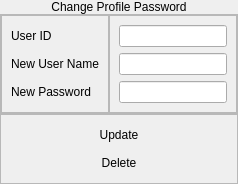
                     <widget class="QFrame" name="frame_146">
                      <property name="sizePolicy">
                       <sizepolicy hsizetype="Preferred" vsizetype="Preferred">
                        <horstretch>0</horstretch>
                        <verstretch>0</verstretch>
                       </sizepolicy>
                      </property>
                      <property name="frameShape">
                       <enum>QFrame::NoFrame</enum>
                      </property>
                      <property name="frameShadow">
                       <enum>QFrame::Plain</enum>
                      </property>
                      <layout class="QVBoxLayout" name="verticalLayout_100">
                       <property name="spacing">
                        <number>0</number>
                       </property>
                       <property name="leftMargin">
                        <number>0</number>
                       </property>
                       <property name="topMargin">
                        <number>0</number>
                       </property>
                       <property name="rightMargin">
                        <number>0</number>
                       </property>
                       <property name="bottomMargin">
                        <number>0</number>
                       </property>
                       <item alignment="Qt::AlignTop">
                        <widget class="QLabel" name="label_67">
                         <property name="styleSheet">
                          <string notr="true">font: 16pt &quot;Century Gothic&quot;;</string>
                         </property>
                         <property name="text">
                          <string>Change Profile Password</string>
                         </property>
                         <property name="alignment">
                          <set>Qt::AlignCenter</set>
                         </property>
                        </widget>
                       </item>
                       <item>
                        <widget class="QFrame" name="frame_8">
                         <property name="frameShape">
                          <enum>QFrame::StyledPanel</enum>
                         </property>
                         <property name="frameShadow">
                          <enum>QFrame::Raised</enum>
                         </property>
                         <layout class="QHBoxLayout" name="horizontalLayout_43">
                          <property name="spacing">
                           <number>0</number>
                          </property>
                          <property name="leftMargin">
                           <number>0</number>
                          </property>
                          <property name="topMargin">
                           <number>0</number>
                          </property>
                          <property name="rightMargin">
                           <number>0</number>
                          </property>
                          <property name="bottomMargin">
                           <number>0</number>
                          </property>
                          <item>
                           <widget class="QFrame" name="frame_9">
                            <property name="frameShape">
                             <enum>QFrame::StyledPanel</enum>
                            </property>
                            <property name="frameShadow">
                             <enum>QFrame::Raised</enum>
                            </property>
                            <layout class="QVBoxLayout" name="verticalLayout_101">
                             <item>
                              <widget class="QLabel" name="label_87">
                               <property name="styleSheet">
                                <string notr="true">font: 12pt &quot;Century Gothic&quot;;
</string>
                               </property>
                               <property name="text">
                                <string>User ID</string>
                               </property>
                              </widget>
                             </item>
                             <item>
                              <widget class="QLabel" name="label_68">
                               <property name="styleSheet">
                                <string notr="true">font: 12pt &quot;Century Gothic&quot;;</string>
                               </property>
                               <property name="text">
                                <string>New User Name</string>
                               </property>
                              </widget>
                             </item>
                             <item>
                              <widget class="QLabel" name="label_70">
                               <property name="styleSheet">
                                <string notr="true">font: 12pt &quot;Century Gothic&quot;;
</string>
                               </property>
                               <property name="text">
                                <string>New Password</string>
                               </property>
                              </widget>
                             </item>
                            </layout>
                           </widget>
                          </item>
                          <item>
                           <widget class="QFrame" name="frame_10">
                            <property name="frameShape">
                             <enum>QFrame::StyledPanel</enum>
                            </property>
                            <property name="frameShadow">
                             <enum>QFrame::Raised</enum>
                            </property>
                            <layout class="QVBoxLayout" name="verticalLayout_114">
                             <item>
                              <widget class="QLineEdit" name="users_userID">
                               <property name="sizePolicy">
                                <sizepolicy hsizetype="Preferred" vsizetype="Fixed">
                                 <horstretch>0</horstretch>
                                 <verstretch>0</verstretch>
                                </sizepolicy>
                               </property>
                               <property name="styleSheet">
                                <string notr="true">font: 10pt &quot;Century Gothic&quot;;</string>
                               </property>
                               <property name="placeholderText">
                                <string/>
                               </property>
                              </widget>
                             </item>
                             <item>
                              <widget class="QLineEdit" name="users_username_2">
                               <property name="sizePolicy">
                                <sizepolicy hsizetype="Preferred" vsizetype="Fixed">
                                 <horstretch>0</horstretch>
                                 <verstretch>0</verstretch>
                                </sizepolicy>
                               </property>
                               <property name="styleSheet">
                                <string notr="true">font: 10pt &quot;Century Gothic&quot;;</string>
                               </property>
                               <property name="placeholderText">
                                <string/>
                               </property>
                              </widget>
                             </item>
                             <item>
                              <widget class="QLineEdit" name="users_new_password">
                               <property name="sizePolicy">
                                <sizepolicy hsizetype="Preferred" vsizetype="Fixed">
                                 <horstretch>0</horstretch>
                                 <verstretch>0</verstretch>
                                </sizepolicy>
                               </property>
                               <property name="styleSheet">
                                <string notr="true">font: 10pt &quot;Century Gothic&quot;;</string>
                               </property>
                               <property name="placeholderText">
                                <string/>
                               </property>
                              </widget>
                             </item>
                            </layout>
                           </widget>
                          </item>
                         </layout>
                        </widget>
                       </item>
                       <item>
                        <widget class="QFrame" name="frame_11">
                         <property name="frameShape">
                          <enum>QFrame::StyledPanel</enum>
                         </property>
                         <property name="frameShadow">
                          <enum>QFrame::Raised</enum>
                         </property>
                         <layout class="QVBoxLayout" name="verticalLayout_115">
                          <item>
                           <widget class="QPushButton" name="users_update_btn">
                            <property name="cursor">
                             <cursorShape>PointingHandCursor</cursorShape>
                            </property>
                            <property name="styleSheet">
                             <string notr="true">font: 16pt &quot;Century Gothic&quot;;</string>
                            </property>
                            <property name="text">
                             <string>Update</string>
                            </property>
                            <property name="flat">
                             <bool>true</bool>
                            </property>
                           </widget>
                          </item>
                          <item>
                           <widget class="QPushButton" name="users_delete_btn">
                            <property name="cursor">
                             <cursorShape>PointingHandCursor</cursorShape>
                            </property>
                            <property name="styleSheet">
                             <string notr="true">font: 16pt &quot;Century Gothic&quot;;</string>
                            </property>
                            <property name="text">
                             <string>Delete</string>
                            </property>
                            <property name="flat">
                             <bool>true</bool>
                            </property>
                           </widget>
                          </item>
                         </layout>
                        </widget>
                       </item>
                      </layout>
                     </widget>
